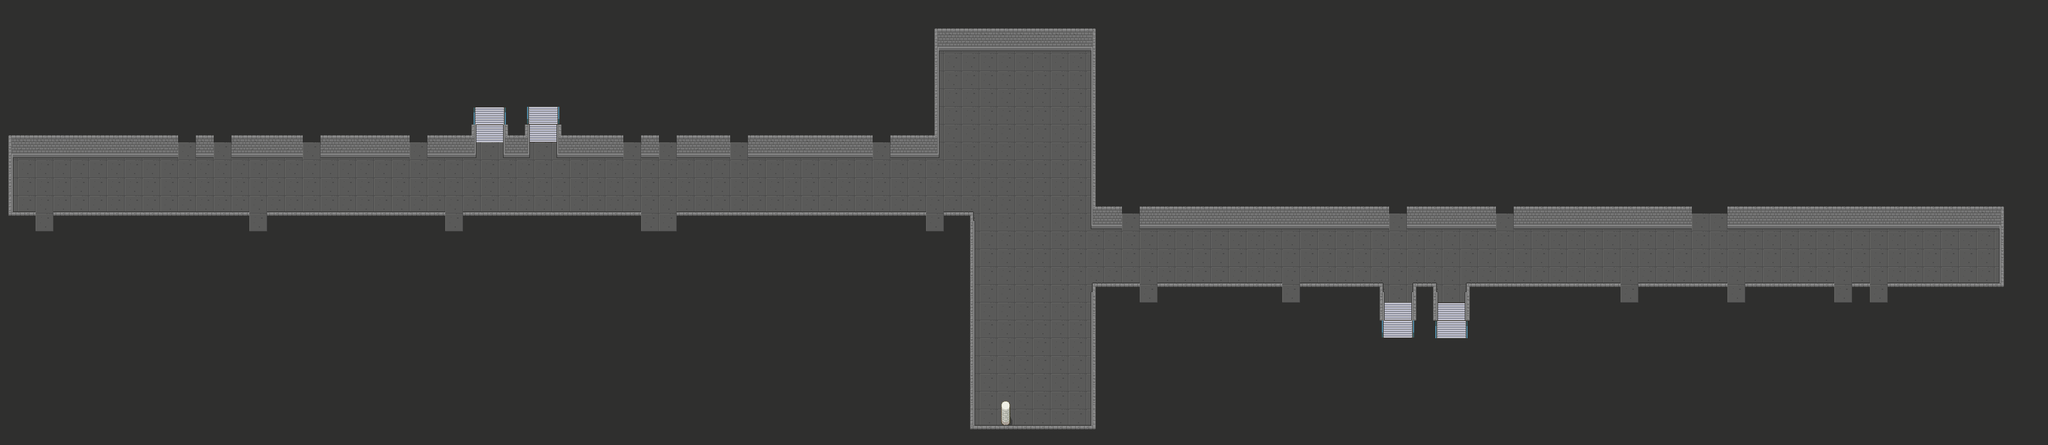

A 2D game scene composited from a Tiled map and its tileset images. What follows is a short description and the map's XML, with each tile layer's data collapsed to a summary:
An orthogonal 115x25 tile map with 32x32 px tiles, 3 tile layers (floor, stairs, wall), 2 tilesets and 4 objects (2x up, 2x down).

<map version="1.8" tiledversion="1.8.5" orientation="orthogonal" renderorder="right-down" width="115" height="25" tilewidth="32" tileheight="32" infinite="0" nextlayerid="6" nextobjectid="5">
 <tileset firstgid="1" source="assets/Dungeon_v2.tsx" />
 <tileset firstgid="229" source="assets/pokemon_v2.tsx" />
 <layer id="1" name="floor" width="115" height="25">
  <data>[2875 cells, 2875 non-empty, 2 distinct tile ids]</data>
 </layer>
 <layer id="3" name="stairs" width="115" height="25">
  <data>[2875 cells, 34 non-empty, 6 distinct tile ids]</data>
 </layer>
 <layer id="4" name="wall" width="115" height="25">
  <data>[2875 cells, 482 non-empty, 30 distinct tile ids]</data>
 </layer>
 <objectgroup id="5" name="door">
  <object id="1" name="up" x="878.5" y="210.5">
   <properties>
    <property name="nextDirection" value="DOWN" />
    <property name="nextMap" value="" />
    <property name="nextX" type="int" value="0" />
    <property name="nextY" type="int" value="0" />
   </properties>
  </object>
  <object id="2" name="down" x="976" y="208.5">
   <properties>
    <property name="nextDirection" value="DOWN" />
    <property name="nextMap" value="23RI" />
    <property name="nextX" type="int" value="27" />
    <property name="nextY" type="int" value="17" />
   </properties>
  </object>
  <object id="3" name="down" x="2511" y="592.5">
   <properties>
    <property name="nextDirection" value="UP" />
    <property name="nextMap" value="23RS" />
    <property name="nextX" type="int" value="24" />
    <property name="nextY" type="int" value="8" />
   </properties>
  </object>
  <object id="4" name="up" x="2607" y="592">
   <properties>
    <property name="nextDirection" value="UP" />
    <property name="nextMap" value="" />
    <property name="nextX" type="int" value="0" />
    <property name="nextY" type="int" value="0" />
   </properties>
  </object>
 </objectgroup>
</map>
